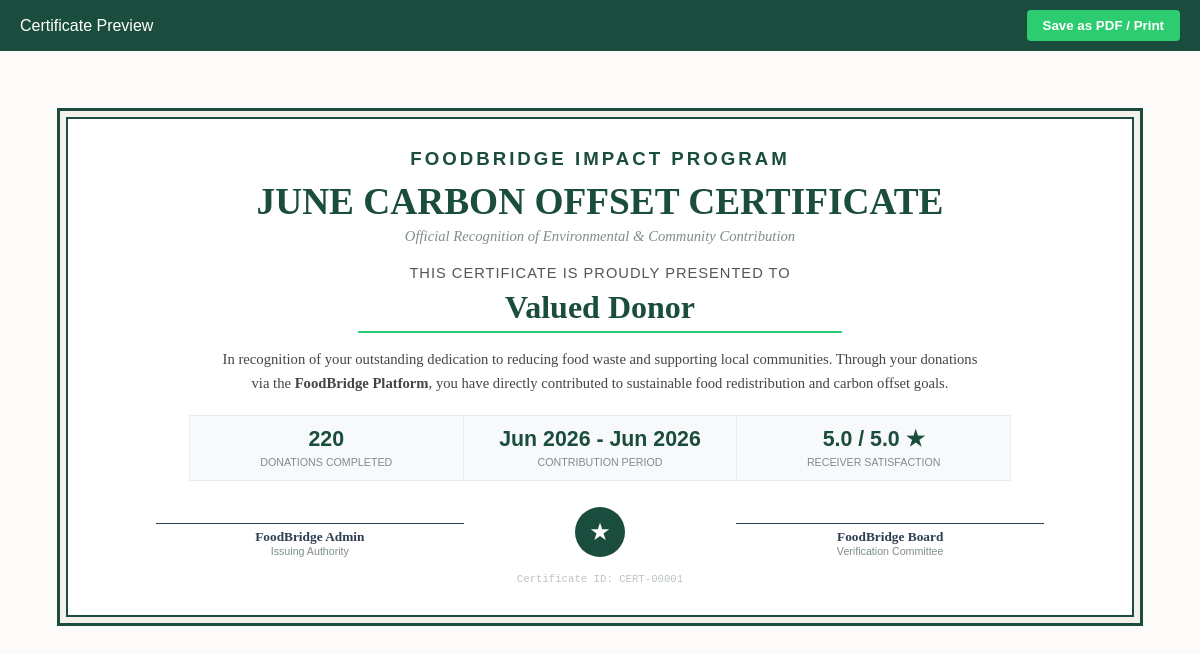
The page /src/roles/donor/generate-certificate.php?id=1 on the database its author committed.
### tables this page shows
CREATE TABLE certificates (
  certificate_id             INT AUTO_INCREMENT PRIMARY KEY,
  donor_id                   INT NOT NULL,
  certificate_name           VARCHAR(180) NOT NULL,
  issued_by                  VARCHAR(120) NOT NULL,
  period_start               DATETIME NOT NULL,
  period_end                 DATETIME NOT NULL,
  food_donated_count         INT NOT NULL DEFAULT 0,
  receiver_satisfaction_rate ENUM('Excellent', 'Good', 'Average', 'Poor') NOT NULL DEFAULT 'Good',
  file_url                   VARCHAR(500) NULL,
  CONSTRAINT fk_certificate_donor
    FOREIGN KEY (donor_id) REFERENCES users(user_id)
    ON DELETE CASCADE
);

### src/roles/donor/generate-certificate.php (the view, shortened to what this page needs)
<?php
$donor_id = (int) $_SESSION['user_id'];
$cert_id = isset($_GET['id']) ? (int) $_GET['id'] : 0;
require_once __DIR__ . "/../../../database/db.php";
$query = "
    SELECT *
    FROM certificates
    WHERE certificate_id = ? AND donor_id = ?
    LIMIT 1";
$stmt = $dbConn->prepare($query);
$stmt->bind_param("ii", $cert_id, $donor_id);
$stmt->execute();
$result = $stmt->get_result();
$cert = $result->fetch_assoc();
function satisfactionToRating($rate) {
    switch ($rate) {
        case 'Excellent': return 5.0;
    }
}
$rating = satisfactionToRating($cert['receiver_satisfaction_rate']);
$startDate = date("M Y", strtotime($cert['period_start']));
$endDate = date("M Y", strtotime($cert['period_end']));
$donorName = !empty($cert['donor_name']) ? $cert['donor_name'] : "Valued Donor";
?>
<!DOCTYPE html>
<html lang="en">
<head>
  <link rel="stylesheet" href="generate-certificate.css">
</head>
<body>
  <div class="no-print no-print-bar">
    <span>Certificate Preview</span>
    <button class="btn-print" onclick="window.print()">Save as PDF / Print</button>
  </div>
  <div class="cert-container">
    <div class="logo-title">FoodBridge Impact Program</div>
    <h1 class="cert-title"><?php echo htmlspecialchars($cert['certificate_name']); ?></h1>
    <div class="subtitle">Official Recognition of Environmental & Community Contribution</div>
    <div class="present-text">This certificate is proudly presented to</div>
    <div class="donor-name"><?php echo htmlspecialchars($donorName); ?></div>
    <p class="cert-body">
      In recognition of your outstanding dedication to reducing food waste and supporting local communities. Through your donations via the <strong>FoodBridge Platform</strong>, you have directly contributed to sustainable food redistribution and carbon offset goals.
    </p>
    <table class="metrics-grid">
      <tr>
        <td>
          <span class="metric-value"><?php echo (int)$cert['food_donated_count']; ?></span>
          <span class="metric-label">Donations Completed</span>
        </td>
        <td>
          <span class="metric-value"><?php echo htmlspecialchars($startDate . " - " . $endDate); ?></span>
          <span class="metric-label">Contribution Period</span>
        </td>
        <td>
          <span class="metric-value"><?php echo number_format($rating, 1); ?> / 5.0 ★</span>
          <span class="metric-label">Receiver Satisfaction</span>
        </td>
      </tr>
    </table>
    <table class="footer-table">
      <tr>
        <td class="footer-cell">
          <div class="sig-line"></div>
          <div class="sig-name"><?php echo htmlspecialchars($cert['issued_by']); ?></div>
          <div class="sig-title">Issuing Authority</div>
        </td>
        <td class="seal-cell">
          <div class="badge">★</div>
        </td>
        <td class="footer-cell">
          <div class="sig-line"></div>
          <div class="sig-name">FoodBridge Board</div>
          <div class="sig-title">Verification Committee</div>
        </td>
      </tr>
    </table>
    <div class="cert-id">Certificate ID: CERT-<?php echo sprintf("%05d", $cert['certificate_id']); ?></div>
  </div>
</body>
</html>

### src/roles/donor/generate-certificate.css (style rules this page uses)
* { box-sizing: border-box; }
body { margin: 0; padding: 0; font-family: 'Georgia', serif; background: #fcfbf9; color: #2c3e50; -webkit-print-color-adjust: exact !important; print-color-adjust: exact !important; }
.cert-container { margin: 15mm; border: 3px solid #1b4d3e; padding: 10mm 15mm; background: #ffffff; text-align: center; position: relative; box-shadow: inset 0 0 0 6px #f4f1ea, inset 0 0 0 8px #1b4d3e; }
.logo-title { font-size: 14pt; font-weight: bold; letter-spacing: 3px; color: #1b4d3e; text-transform: uppercase; font-family: sans-serif; }
.cert-title { font-size: 28pt; color: #1b4d3e; text-transform: uppercase; margin: 10px 0 5px 0; }
.subtitle { font-size: 11pt; font-style: italic; color: #7f8c8d; margin-bottom: 20px; }
.present-text { font-size: 11pt; color: #555; text-transform: uppercase; letter-spacing: 1px; font-family: sans-serif; margin-bottom: 8px; }
.donor-name { font-size: 24pt; font-weight: bold; color: #1b4d3e; border-bottom: 2px solid #2ecc71; display: inline-block; padding-bottom: 5px; margin-bottom: 15px; min-width: 50%; }
.cert-body { font-size: 11pt; line-height: 1.6; color: #444; max-width: 80%; margin: 0 auto 20px auto; }
.metrics-grid { width: 85%; margin: 0 auto 25px auto; border-collapse: collapse; }
.metrics-grid td { width: 33.33%; padding: 10px; background: #f8f9fa; border: 1px solid #e9ecef; text-align: center; }
.metric-value { font-size: 16pt; font-weight: bold; color: #1b4d3e; font-family: sans-serif; display: block; }
.metric-label { font-size: 8pt; color: #7f8c8d; text-transform: uppercase; font-family: sans-serif; }
.footer-table { width: 100%; margin-top: 15px; border-collapse: collapse; }
.footer-cell { width: 40%; text-align: center; vertical-align: bottom; }
.seal-cell { width: 20%; text-align: center; }
.sig-line { border-top: 1px solid #2c3e50; width: 80%; margin: 0 auto 5px auto; }
.sig-name { font-size: 10pt; font-weight: bold; }
.sig-title { font-size: 8pt; color: #7f8c8d; font-family: sans-serif; }
.badge { width: 50px; height: 50px; border-radius: 50%; background: #1b4d3e; color: #fff; display: inline-block; line-height: 50px; font-size: 18pt; }
.cert-id { margin-top: 15px; font-size: 8pt; color: #bdc3c7; font-family: monospace; }
.no-print-bar { background: #1b4d3e; color: #fff; padding: 10px 20px; display: flex; justify-content: space-between; align-items: center; font-family: sans-serif; }
.btn-print { background: #2ecc71; color: #fff; border: none; padding: 8px 16px; border-radius: 4px; cursor: pointer; font-weight: bold; }

### rows shown on the page
certificates: certificate_name "JUNE CARBON OFFSET CERTIFICATE", food_donated_count "220", period_start+period_end "Jun 2026 - Jun 2026", receiver_satisfaction_rate "5.0", issued_by "FoodBridge Admin", certificate_id "00001"

### other values the page prints
$donorName "Valued Donor"
